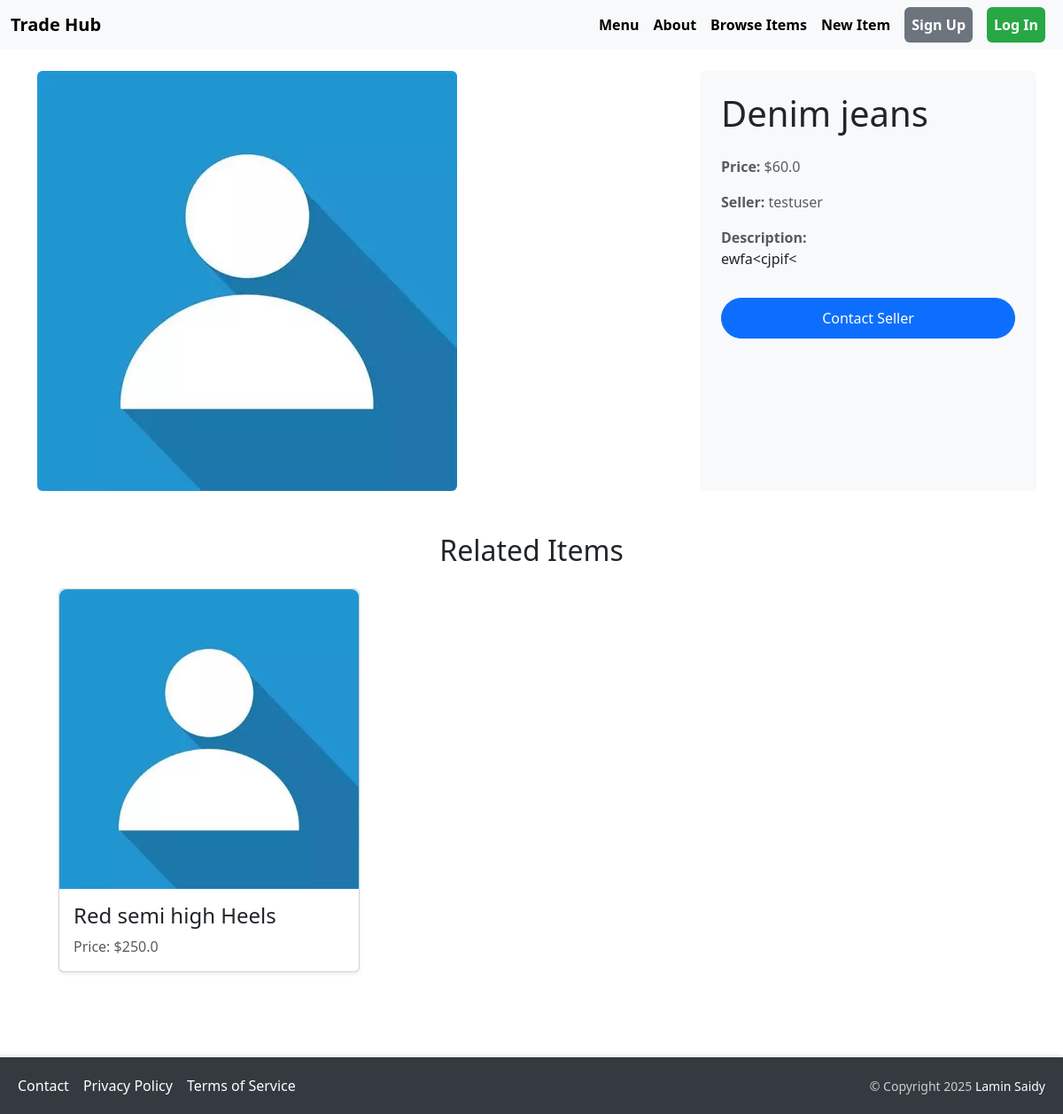
Page /items/detail/8/ on the committed database.
### item/models.py (models this page shows, shortened)
class Item(models.Model):
    category = models.ForeignKey(Category, related_name='items', on_delete=models.CASCADE)
    name = models.CharField(max_length=255)
    description = models.TextField(blank=True, null=True)
    price = models.FloatField()
    image = CloudinaryField('image', folder='item_images', blank=True, null=True)
    is_sold = models.BooleanField(default=False)
    created_by = models.ForeignKey(User, related_name='items', on_delete=models.CASCADE)
    created_at = models.DateTimeField(auto_now_add=True)

### item/views.py (the view)
# urls.py: path('detail/<int:pk>/', views.detail, name='detail'),
def detail(request, pk):
    item = get_object_or_404(Item, pk=pk)
    related_items = Item.objects.filter(category=item.category, is_sold=False).exclude(pk=pk)[0:3]
    return render(request, 'item/detail.html', {
        'item': item,
        'related_items': related_items
    })

### item/templates/item/detail.html (shortened to what this page needs)
{% extends 'products/base.html' %}
{% load static %}
{% block content %}
<div class="row g-4">
    <div class="col-md-8">
        <img src="{% if item.image %}{{ item.image.url }}?c=fill,f_auto,w_800,h_600{% else %}{% static 'images/default-image.jpg' %}{% endif %}"
             class="img-fluid rounded"
             alt="{{ item.name }}"
             loading="lazy"
             onerror="this.onerror=null; this.src='{% static 'images/default-image.jpg' %}'">
    </div>
    <div class="col-md-4 p-4 bg-light rounded">
        <h1 class="mb-4">{{ item.name }}</h1>
        <p class="text-muted"><strong>Price: </strong>${{ item.price }}</p>
        <p class="text-muted"><strong>Seller: </strong>{{ item.created_by.username }}</p>
        {% if item.description %}
            <p class="text-dark">
                <strong class="text-muted">Description:</strong><br>
                {{ item.description }}
            </p>
        {% endif %}
        {% if request.user == item.created_by %}
            <div class="mt-4">
                <a href="{% url 'item:edit' item.id %}" class="edit-btn w-100 text-center d-block mb-3">Edit</a>
                <a href="{% url 'item:delete' item.id %}" class="delete-btn w-100 text-center d-block" onclick="return confirmDelete()">Delete</a>
            </div>
        {% else %}
            <a href="{% url 'conversation:new' item.id %}" class="btn btn-primary contact-seller-btn w-100 mt-3">
                Contact Seller
            </a>
        {% endif %}
    </div>
</div>
<div class="mt-6 px-4 py-5 section-bg">
    <h2 class="mb-4 text-center section-title">Related Items</h2>
    <div class="row row-cols-1 row-cols-md-3 g-4">
        {% for related_item in related_items %}
        <div class="col">
            <a href="{% url 'item:detail' related_item.id %}" class="text-decoration-none text-reset">
                <div class="card h-100 shadow-sm">
                    <img src="{% if related_item.image %}{{ related_item.image.url }}?c=fill,f_auto,w_400,h_300{% else %}{% static 'images/default-image.jpg' %}{% endif %}"
                         class="card-img-top rounded-top-3"
                         alt="{{ related_item.name }}"
                         loading="lazy"
                         onerror="this.onerror=null; this.src='{% static 'images/default-image.jpg' %}'">
                    <div class="card-body">
                        <h2 class="card-title h4">{{ related_item.name }}</h2>
                        <p class="card-text text-muted">Price: ${{ related_item.price }}</p>
                    </div>
                </div>
            </a>
        </div>
        {% empty %}
        <div class="col-12 text-center">
            <p class="text-muted">No related items found.</p>
        </div>
        {% endfor %}
    </div>
</div>
{% endblock %}

### products/templates/products/base.html (style rules this page uses)
html, body { height: 100%; margin: 0; }

### item/templates/item/detail.html (style rules this page uses)
.contact-seller-btn { border-radius: 25px; padding: 10px 20px; font-size: 1rem; transition: all 0.3s ease; }

### rows in the picture
Item: name "Denim jeans", price "60.0", created_by.username "testuser", description "ewfa<cjpif<"
Item: name "Red semi high Heels", price "250.0"
